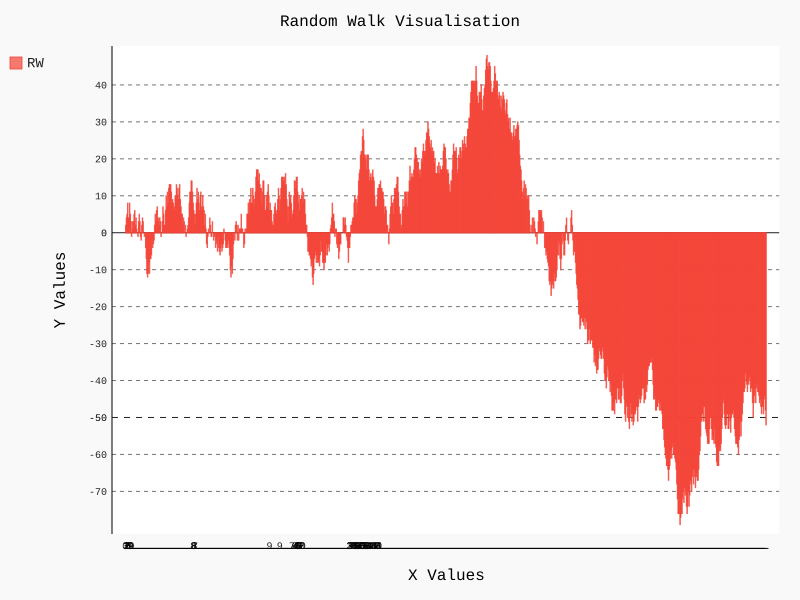

Source code (Python):
# Author: Bojan G. Kalicanin
# Date: 24-Dec-2016
# 15-10. Practicing with Both Libraries: Try using matplotlib to make a
# die-rolling visualization, and use Pygal to make the visualization for
# a random walk.

import pygal
from random_walk import RandomWalk

# Make a random walk, and visualise.
rw = RandomWalk(1000)
rw.fill_walk()

hist = pygal.Bar()
hist.title = "Random Walk Visualisation"
hist.x_labels = list(rw.x_values)
hist.x_title = "X Values"
hist.y_title = "Y Values"
hist.add("RW", rw.y_values)
hist.render_to_file("rw_visualisation.svg")
